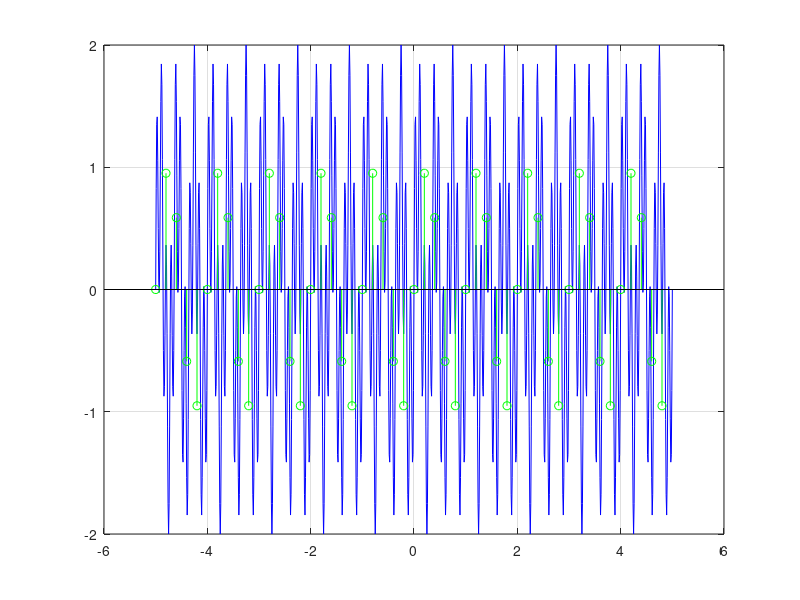
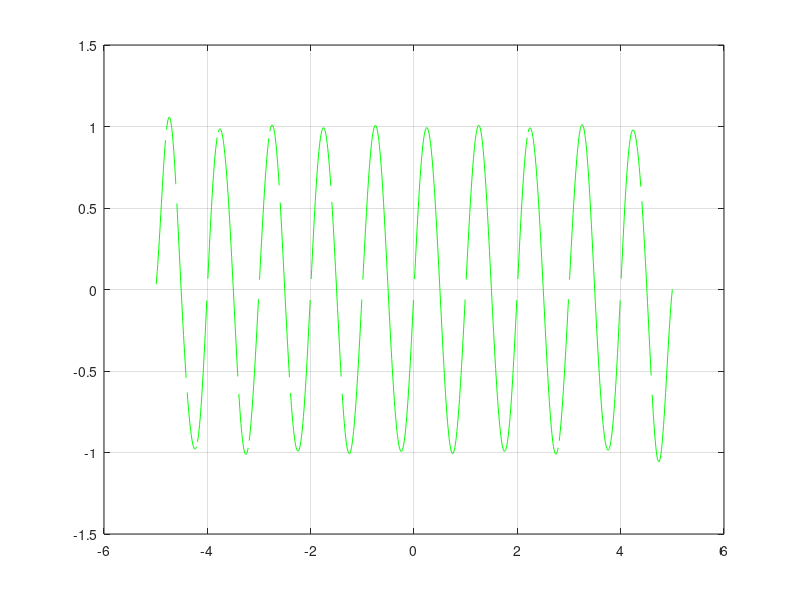

Write the MATLAB code that produced these figures, in order.
%Aliasing2
clc; clear; close all;
%Sygnał
dt=0.01; t=-5:dt:5; f0=11; f1=3;
y=sin(2*pi*f0*t)+sin(2*pi*f1*t);
%Próbkowanie
fs=5; T=1/fs;
N=50;
n=-25:N/2-1;
ts=n/fs;
x=sin(2*pi*f0*ts);
%Odtwarzanie
odtw=zeros(1,length(t));
for i=1:N
    odtw=odtw+x(i)*sin(pi*fs*(t-n(i)/fs))./(pi*fs*(t-n(i)/fs));
end

figure(1)
    plot(t,y,'b-');grid on; hold on;
    stem(n/fs,x,'go');%próbki
figure(2)
    plot(t,odtw,'g-'); grid on; hold on;
